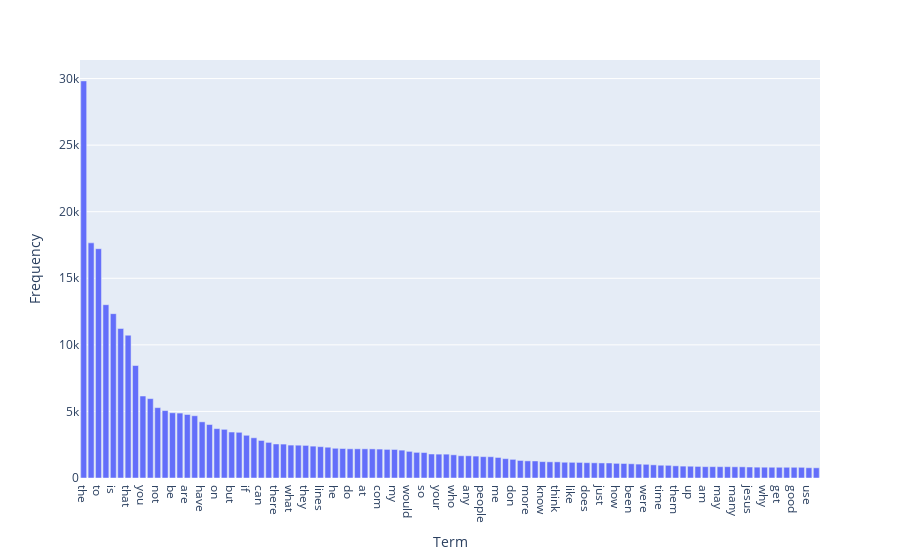

This figure's notebook cell:
### Markdown cell above
### >>> **Exercise 13 (take home):** 
The chart above only contains 300 vocabulary in the documents, and it's already computationally intensive to both compute and visualize. Can you efficiently reduce the number of terms you want to visualize as an exercise.

### Code cell
# Answer here
# Create a DataFrame for plotly
data = pd.DataFrame({
    'Term': count_vect.get_feature_names_out(), # all the term
    'Frequency': term_frequencies #all the frequencies
})

top_n = 100  # i want to know only the top 100 frequencies
data = data.sort_values(by='Frequency', ascending=False).head(top_n) # sort from biggest to smallest

# Create the bar plot using plotly
fig = px.bar(data, x='Term', y='Frequency')

# Show the plot
fig.show()

### Figure 1 — Plotly figure (JSON) as saved in the notebook; plotly's stock layout.template omitted (floating-point values rounded to 4 significant figures)
{"data": [{"alignmentgroup": "True", "hovertemplate": "Term=%{x}<br>Frequency=%{y}<extra></extra>", "legendgroup": "", "marker": {"color": "#636efa", "pattern": {"shape": ""}}, "name": "", "offsetgroup": "", "orientation": "v", "showlegend": false, "textposition": "auto", "type": "bar", "x": ["the", "of", "to", "and", "is", "in", "that", "it", "you", "for", "not", "this", "be", "from", "are", "edu", "have", "as", "on", "with", "but", "or", "if", "was", "can", "we", "there", "by", "what", "subject", "they", "an", "lines", "one", "he", "god", "do", "organization", "at", "re", "com", "about", "my", "all", "would", "will", "so", "some", "your", "no", "who", "has", "any", "writes", "people", "which", "me", "article", "don", "his", "more", "other", "know", "when", "think", "their", "like", "university", "does", "out", "just", "only", "how", "also", "been", "than", "were", "then", "time", "because", "them", "posting", "up", "had", "am", "should", "may", "these", "many", "say", "jesus", "see", "why", "us", "get", "very", "good", "believe", "use", "such"], "xaxis": "x", "y": [29825, 17660, 17222, 13017, 12343, 11226, 10723, 8447, 6157, 5962, 5285, 5063, 4898, 4877, 4769, 4675, 4218, 4015, 3709, 3655, 3453, 3432, 3208, 3020, 2818, 2674, 2556, 2548, 2472, 2464, 2448, 2393, 2353, 2312, 2232, 2216, 2193, 2192, 2191, 2186, 2172, 2148, 2143, 2093, 2000, 1925, 1912, 1802, 1793, 1791, 1742, 1671, 1669, 1645, 1604, 1599, 1543, 1453, 1400, 1318, 1286, 1278, 1230, 1215, 1213, 1184, 1177, 1170, 1151, 1142, 1130, 1127, 1100, 1090, 1068, 1045, 1028, 989, 959, 952, 914, 892, 885, 870, 852, 851, 850, 850, 841, 840, 825, 814, 811, 808, 806, 805, 805, 803, 772, 766], "yaxis": "y"}], "layout": {"barmode": "relative", "legend": {"tracegroupgap": 0}, "margin": {"t": 60}, "xaxis": {"anchor": "y", "domain": [0, 1], "title": {"text": "Term"}}, "yaxis": {"anchor": "x", "domain": [0, 1], "title": {"text": "Frequency"}}}}
